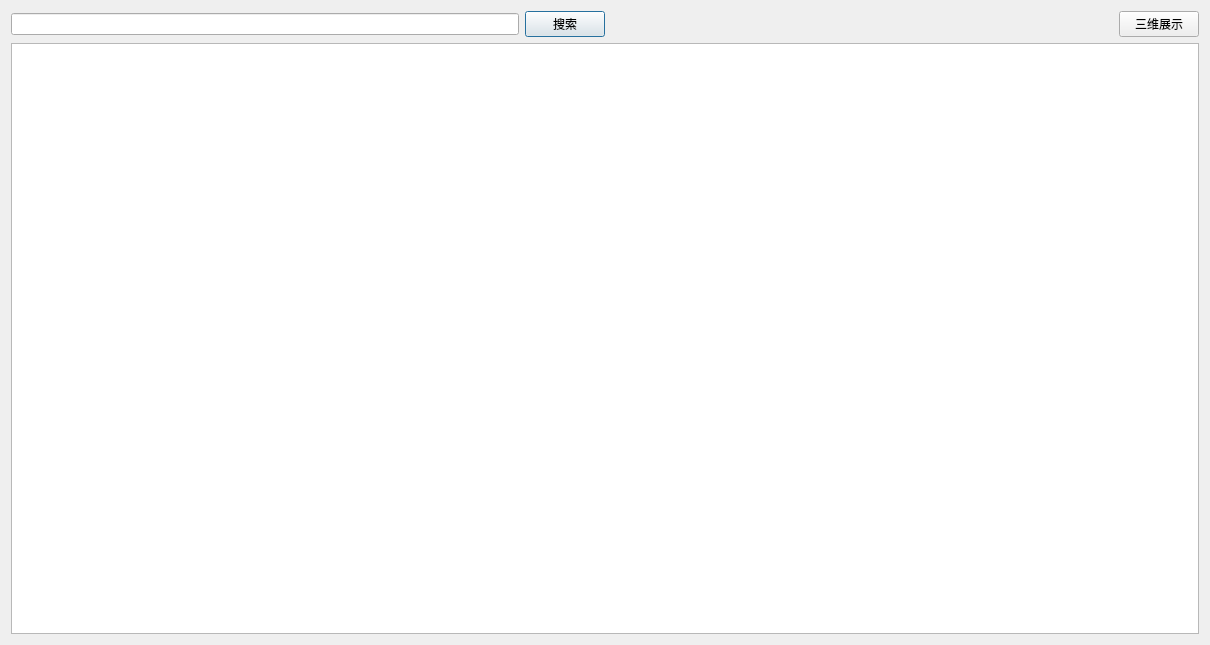
<?xml version="1.0" encoding="UTF-8"?>
<ui version="4.0">
 <class>SearchGlobalDlg</class>
 <widget class="QDialog" name="SearchGlobalDlg">
  <property name="geometry">
   <rect>
    <x>0</x>
    <y>0</y>
    <width>1210</width>
    <height>645</height>
   </rect>
  </property>
  <property name="windowTitle">
   <string>SearchGlobalDlg</string>
  </property>
  <layout class="QVBoxLayout" name="verticalLayout">
   <item>
    <layout class="QHBoxLayout" name="horizontalLayout">
     <item>
      <widget class="QLineEdit" name="lineEdit"/>
     </item>
     <item>
      <widget class="QPushButton" name="pushButton">
       <property name="text">
        <string>搜索</string>
       </property>
      </widget>
     </item>
     <item>
      <spacer name="horizontalSpacer">
       <property name="orientation">
        <enum>Qt::Horizontal</enum>
       </property>
       <property name="sizeHint" stdset="0">
        <size>
         <width>40</width>
         <height>20</height>
        </size>
       </property>
      </spacer>
     </item>
     <item>
      <widget class="QPushButton" name="pushButton_Show3D">
       <property name="text">
        <string>三维展示</string>
       </property>
      </widget>
     </item>
    </layout>
   </item>
   <item>
    <widget class="QTableWidget" name="tableWidget"/>
   </item>
  </layout>
 </widget>
 <layoutdefault spacing="6" margin="11"/>
 <resources/>
 <connections/>
</ui>
